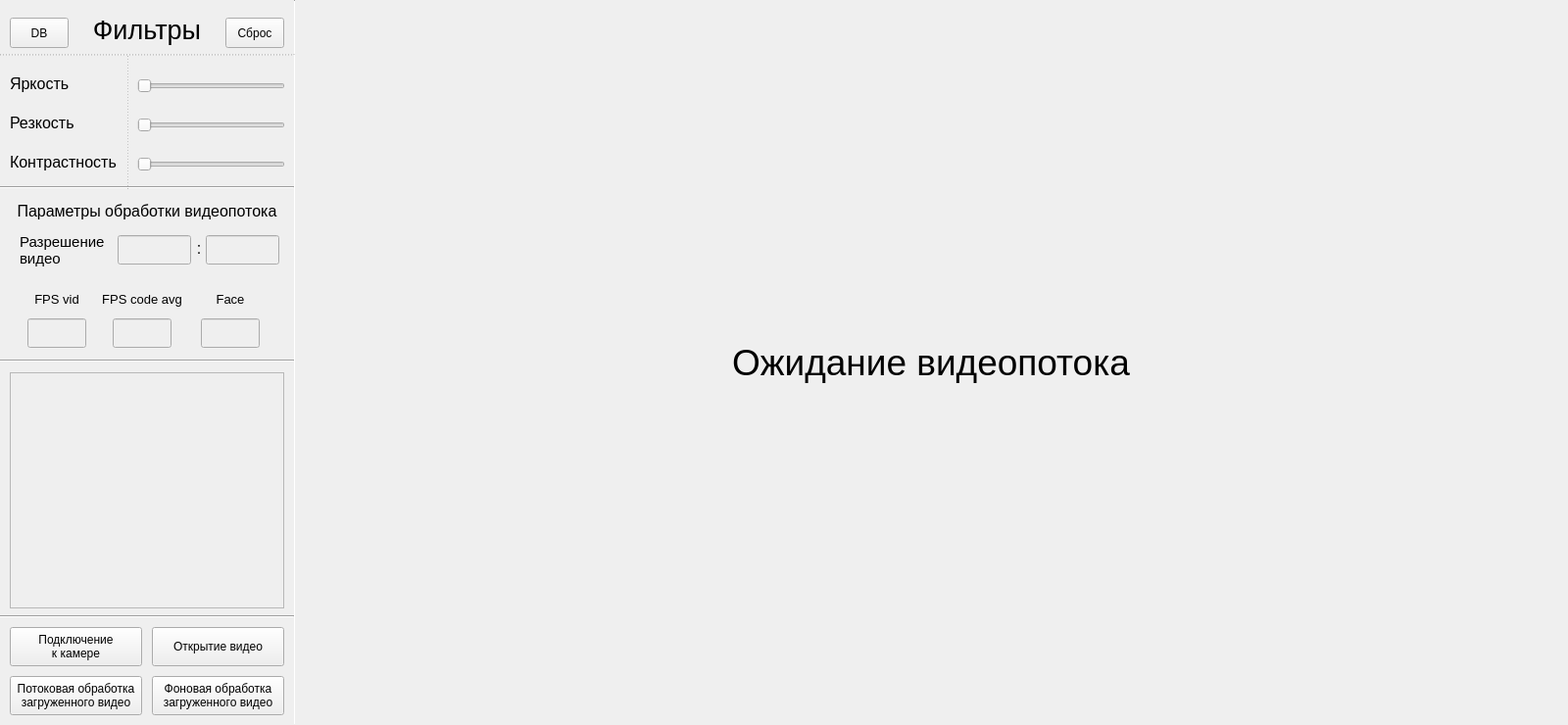
<?xml version="1.0" encoding="UTF-8"?>
<ui version="4.0">
 <class>Form</class>
 <widget class="QWidget" name="Form">
  <property name="geometry">
   <rect>
    <x>0</x>
    <y>0</y>
    <width>1600</width>
    <height>740</height>
   </rect>
  </property>
  <property name="sizePolicy">
   <sizepolicy hsizetype="Preferred" vsizetype="Preferred">
    <horstretch>96</horstretch>
    <verstretch>75</verstretch>
   </sizepolicy>
  </property>
  <property name="minimumSize">
   <size>
    <width>1600</width>
    <height>740</height>
   </size>
  </property>
  <property name="maximumSize">
   <size>
    <width>1600</width>
    <height>740</height>
   </size>
  </property>
  <property name="windowTitle">
   <string>Form</string>
  </property>
  <property name="autoFillBackground">
   <bool>false</bool>
  </property>
  <property name="styleSheet">
   <string notr="true"/>
  </property>
  <widget class="QLabel" name="label_2">
   <property name="geometry">
    <rect>
     <x>90</x>
     <y>10</y>
     <width>120</width>
     <height>40</height>
    </rect>
   </property>
   <property name="font">
    <font>
     <pointsize>20</pointsize>
    </font>
   </property>
   <property name="text">
    <string>Фильтры</string>
   </property>
   <property name="alignment">
    <set>Qt::AlignmentFlag::AlignCenter</set>
   </property>
  </widget>
  <widget class="QLabel" name="label_3">
   <property name="geometry">
    <rect>
     <x>10</x>
     <y>70</y>
     <width>111</width>
     <height>30</height>
    </rect>
   </property>
   <property name="font">
    <font>
     <pointsize>12</pointsize>
    </font>
   </property>
   <property name="text">
    <string>Яркость</string>
   </property>
   <property name="alignment">
    <set>Qt::AlignmentFlag::AlignLeading|Qt::AlignmentFlag::AlignLeft|Qt::AlignmentFlag::AlignVCenter</set>
   </property>
  </widget>
  <widget class="QLabel" name="label_4">
   <property name="geometry">
    <rect>
     <x>10</x>
     <y>150</y>
     <width>111</width>
     <height>30</height>
    </rect>
   </property>
   <property name="font">
    <font>
     <pointsize>12</pointsize>
    </font>
   </property>
   <property name="text">
    <string>Контрастность</string>
   </property>
   <property name="alignment">
    <set>Qt::AlignmentFlag::AlignLeading|Qt::AlignmentFlag::AlignLeft|Qt::AlignmentFlag::AlignVCenter</set>
   </property>
  </widget>
  <widget class="QLabel" name="label_5">
   <property name="geometry">
    <rect>
     <x>10</x>
     <y>110</y>
     <width>111</width>
     <height>30</height>
    </rect>
   </property>
   <property name="font">
    <font>
     <pointsize>12</pointsize>
    </font>
   </property>
   <property name="text">
    <string>Резкость</string>
   </property>
   <property name="alignment">
    <set>Qt::AlignmentFlag::AlignLeading|Qt::AlignmentFlag::AlignLeft|Qt::AlignmentFlag::AlignVCenter</set>
   </property>
  </widget>
  <widget class="QPushButton" name="pB_saveVid">
   <property name="geometry">
    <rect>
     <x>155</x>
     <y>690</y>
     <width>135</width>
     <height>40</height>
    </rect>
   </property>
   <property name="text">
    <string>Фоновая обработка
загруженного видео</string>
   </property>
  </widget>
  <widget class="QSlider" name="S_rez">
   <property name="geometry">
    <rect>
     <x>140</x>
     <y>120</y>
     <width>151</width>
     <height>16</height>
    </rect>
   </property>
   <property name="orientation">
    <enum>Qt::Orientation::Horizontal</enum>
   </property>
  </widget>
  <widget class="QPushButton" name="pB_translationVid">
   <property name="geometry">
    <rect>
     <x>10</x>
     <y>690</y>
     <width>135</width>
     <height>40</height>
    </rect>
   </property>
   <property name="text">
    <string>Потоковая обработка
загруженного видео</string>
   </property>
  </widget>
  <widget class="QLabel" name="l_video">
   <property name="enabled">
    <bool>true</bool>
   </property>
   <property name="geometry">
    <rect>
     <x>310</x>
     <y>10</y>
     <width>1280</width>
     <height>720</height>
    </rect>
   </property>
   <property name="minimumSize">
    <size>
     <width>1280</width>
     <height>720</height>
    </size>
   </property>
   <property name="maximumSize">
    <size>
     <width>1280</width>
     <height>720</height>
    </size>
   </property>
   <property name="font">
    <font>
     <pointsize>28</pointsize>
    </font>
   </property>
   <property name="text">
    <string>Ожидание видеопотока</string>
   </property>
   <property name="alignment">
    <set>Qt::AlignmentFlag::AlignCenter</set>
   </property>
  </widget>
  <widget class="QSlider" name="S_light">
   <property name="geometry">
    <rect>
     <x>140</x>
     <y>80</y>
     <width>151</width>
     <height>16</height>
    </rect>
   </property>
   <property name="orientation">
    <enum>Qt::Orientation::Horizontal</enum>
   </property>
  </widget>
  <widget class="QSlider" name="S_contrast">
   <property name="geometry">
    <rect>
     <x>140</x>
     <y>160</y>
     <width>151</width>
     <height>16</height>
    </rect>
   </property>
   <property name="orientation">
    <enum>Qt::Orientation::Horizontal</enum>
   </property>
  </widget>
  <widget class="QPushButton" name="pB_translationCam">
   <property name="geometry">
    <rect>
     <x>10</x>
     <y>640</y>
     <width>135</width>
     <height>40</height>
    </rect>
   </property>
   <property name="text">
    <string>Подключение
к камере</string>
   </property>
  </widget>
  <widget class="Line" name="line_main">
   <property name="geometry">
    <rect>
     <x>300</x>
     <y>0</y>
     <width>1</width>
     <height>740</height>
    </rect>
   </property>
   <property name="styleSheet">
    <string notr="true">border-color: rgb(181, 181, 181);</string>
   </property>
   <property name="orientation">
    <enum>Qt::Orientation::Vertical</enum>
   </property>
  </widget>
  <widget class="Line" name="line_filH_1">
   <property name="geometry">
    <rect>
     <x>0</x>
     <y>55</y>
     <width>301</width>
     <height>2</height>
    </rect>
   </property>
   <property name="styleSheet">
    <string notr="true">border: 1px dashed;
border-color: rgb(181, 181, 181);</string>
   </property>
   <property name="orientation">
    <enum>Qt::Orientation::Vertical</enum>
   </property>
  </widget>
  <widget class="Line" name="line_filV">
   <property name="geometry">
    <rect>
     <x>130</x>
     <y>57</y>
     <width>1</width>
     <height>136</height>
    </rect>
   </property>
   <property name="styleSheet">
    <string notr="true">border: 1px dashed;
border-color: rgb(181, 181, 181);</string>
   </property>
   <property name="orientation">
    <enum>Qt::Orientation::Vertical</enum>
   </property>
  </widget>
  <widget class="Line" name="line_filH_2">
   <property name="geometry">
    <rect>
     <x>0</x>
     <y>190</y>
     <width>300</width>
     <height>3</height>
    </rect>
   </property>
   <property name="styleSheet">
    <string notr="true">border-color: rgb(181, 181, 181);</string>
   </property>
   <property name="lineWidth">
    <number>1</number>
   </property>
   <property name="orientation">
    <enum>Qt::Orientation::Horizontal</enum>
   </property>
  </widget>
  <widget class="Line" name="line_filH_3">
   <property name="geometry">
    <rect>
     <x>0</x>
     <y>628</y>
     <width>300</width>
     <height>3</height>
    </rect>
   </property>
   <property name="styleSheet">
    <string notr="true">border-color: rgb(181, 181, 181);</string>
   </property>
   <property name="lineWidth">
    <number>1</number>
   </property>
   <property name="orientation">
    <enum>Qt::Orientation::Horizontal</enum>
   </property>
  </widget>
  <widget class="QLabel" name="label_6">
   <property name="geometry">
    <rect>
     <x>0</x>
     <y>195</y>
     <width>300</width>
     <height>40</height>
    </rect>
   </property>
   <property name="font">
    <font>
     <pointsize>12</pointsize>
    </font>
   </property>
   <property name="text">
    <string>Параметры обработки видеопотока</string>
   </property>
   <property name="alignment">
    <set>Qt::AlignmentFlag::AlignCenter</set>
   </property>
  </widget>
  <widget class="QLineEdit" name="lE_WidthVid">
   <property name="enabled">
    <bool>false</bool>
   </property>
   <property name="geometry">
    <rect>
     <x>120</x>
     <y>240</y>
     <width>75</width>
     <height>30</height>
    </rect>
   </property>
   <property name="font">
    <font>
     <pointsize>11</pointsize>
    </font>
   </property>
   <property name="alignment">
    <set>Qt::AlignmentFlag::AlignCenter</set>
   </property>
  </widget>
  <widget class="QLineEdit" name="lE_HeightVid">
   <property name="enabled">
    <bool>false</bool>
   </property>
   <property name="geometry">
    <rect>
     <x>210</x>
     <y>240</y>
     <width>75</width>
     <height>30</height>
    </rect>
   </property>
   <property name="font">
    <font>
     <pointsize>11</pointsize>
    </font>
   </property>
   <property name="alignment">
    <set>Qt::AlignmentFlag::AlignCenter</set>
   </property>
  </widget>
  <widget class="QLabel" name="label_7">
   <property name="geometry">
    <rect>
     <x>20</x>
     <y>235</y>
     <width>90</width>
     <height>40</height>
    </rect>
   </property>
   <property name="font">
    <font>
     <pointsize>11</pointsize>
    </font>
   </property>
   <property name="text">
    <string>Разрешение
видео</string>
   </property>
   <property name="alignment">
    <set>Qt::AlignmentFlag::AlignLeading|Qt::AlignmentFlag::AlignLeft|Qt::AlignmentFlag::AlignVCenter</set>
   </property>
  </widget>
  <widget class="QLabel" name="label_8">
   <property name="geometry">
    <rect>
     <x>195</x>
     <y>245</y>
     <width>16</width>
     <height>16</height>
    </rect>
   </property>
   <property name="font">
    <font>
     <pointsize>12</pointsize>
    </font>
   </property>
   <property name="text">
    <string>:</string>
   </property>
   <property name="alignment">
    <set>Qt::AlignmentFlag::AlignCenter</set>
   </property>
  </widget>
  <widget class="QLabel" name="label_9">
   <property name="geometry">
    <rect>
     <x>13</x>
     <y>285</y>
     <width>90</width>
     <height>40</height>
    </rect>
   </property>
   <property name="font">
    <font>
     <pointsize>10</pointsize>
    </font>
   </property>
   <property name="text">
    <string>FPS vid</string>
   </property>
   <property name="alignment">
    <set>Qt::AlignmentFlag::AlignCenter</set>
   </property>
  </widget>
  <widget class="QLabel" name="label_10">
   <property name="geometry">
    <rect>
     <x>100</x>
     <y>285</y>
     <width>90</width>
     <height>40</height>
    </rect>
   </property>
   <property name="font">
    <font>
     <pointsize>10</pointsize>
    </font>
   </property>
   <property name="text">
    <string>FPS code avg</string>
   </property>
   <property name="alignment">
    <set>Qt::AlignmentFlag::AlignCenter</set>
   </property>
  </widget>
  <widget class="QLabel" name="label_11">
   <property name="geometry">
    <rect>
     <x>190</x>
     <y>285</y>
     <width>90</width>
     <height>40</height>
    </rect>
   </property>
   <property name="font">
    <font>
     <pointsize>10</pointsize>
    </font>
   </property>
   <property name="text">
    <string>Face</string>
   </property>
   <property name="alignment">
    <set>Qt::AlignmentFlag::AlignCenter</set>
   </property>
  </widget>
  <widget class="QLineEdit" name="lE_FPS_vid">
   <property name="enabled">
    <bool>false</bool>
   </property>
   <property name="geometry">
    <rect>
     <x>28</x>
     <y>325</y>
     <width>60</width>
     <height>30</height>
    </rect>
   </property>
   <property name="font">
    <font>
     <pointsize>11</pointsize>
    </font>
   </property>
   <property name="alignment">
    <set>Qt::AlignmentFlag::AlignCenter</set>
   </property>
  </widget>
  <widget class="QLineEdit" name="lE_FPS_code_AVG">
   <property name="enabled">
    <bool>false</bool>
   </property>
   <property name="geometry">
    <rect>
     <x>115</x>
     <y>325</y>
     <width>60</width>
     <height>30</height>
    </rect>
   </property>
   <property name="font">
    <font>
     <pointsize>11</pointsize>
    </font>
   </property>
   <property name="alignment">
    <set>Qt::AlignmentFlag::AlignCenter</set>
   </property>
  </widget>
  <widget class="QLineEdit" name="lE_FaceCol">
   <property name="enabled">
    <bool>false</bool>
   </property>
   <property name="geometry">
    <rect>
     <x>205</x>
     <y>325</y>
     <width>60</width>
     <height>30</height>
    </rect>
   </property>
   <property name="font">
    <font>
     <pointsize>11</pointsize>
    </font>
   </property>
   <property name="alignment">
    <set>Qt::AlignmentFlag::AlignCenter</set>
   </property>
  </widget>
  <widget class="Line" name="line_filH_4">
   <property name="geometry">
    <rect>
     <x>0</x>
     <y>367</y>
     <width>300</width>
     <height>3</height>
    </rect>
   </property>
   <property name="styleSheet">
    <string notr="true">border-color: rgb(181, 181, 181);</string>
   </property>
   <property name="lineWidth">
    <number>1</number>
   </property>
   <property name="orientation">
    <enum>Qt::Orientation::Horizontal</enum>
   </property>
  </widget>
  <widget class="QScrollArea" name="barTarget">
   <property name="geometry">
    <rect>
     <x>10</x>
     <y>380</y>
     <width>280</width>
     <height>241</height>
    </rect>
   </property>
   <property name="widgetResizable">
    <bool>true</bool>
   </property>
   <widget class="QWidget" name="scrollAreaWidgetContents">
    <property name="geometry">
     <rect>
      <x>0</x>
      <y>0</y>
      <width>278</width>
      <height>239</height>
     </rect>
    </property>
   </widget>
  </widget>
  <widget class="QPushButton" name="pB_clFil">
   <property name="geometry">
    <rect>
     <x>230</x>
     <y>18</y>
     <width>60</width>
     <height>31</height>
    </rect>
   </property>
   <property name="text">
    <string>Сброс</string>
   </property>
  </widget>
  <widget class="QPushButton" name="pB_openVid">
   <property name="geometry">
    <rect>
     <x>155</x>
     <y>640</y>
     <width>135</width>
     <height>40</height>
    </rect>
   </property>
   <property name="text">
    <string>Открытие видео</string>
   </property>
  </widget>
  <widget class="QPushButton" name="pB_DataBase">
   <property name="geometry">
    <rect>
     <x>10</x>
     <y>18</y>
     <width>60</width>
     <height>31</height>
    </rect>
   </property>
   <property name="text">
    <string>DB</string>
   </property>
  </widget>
 </widget>
 <resources/>
 <connections/>
</ui>
